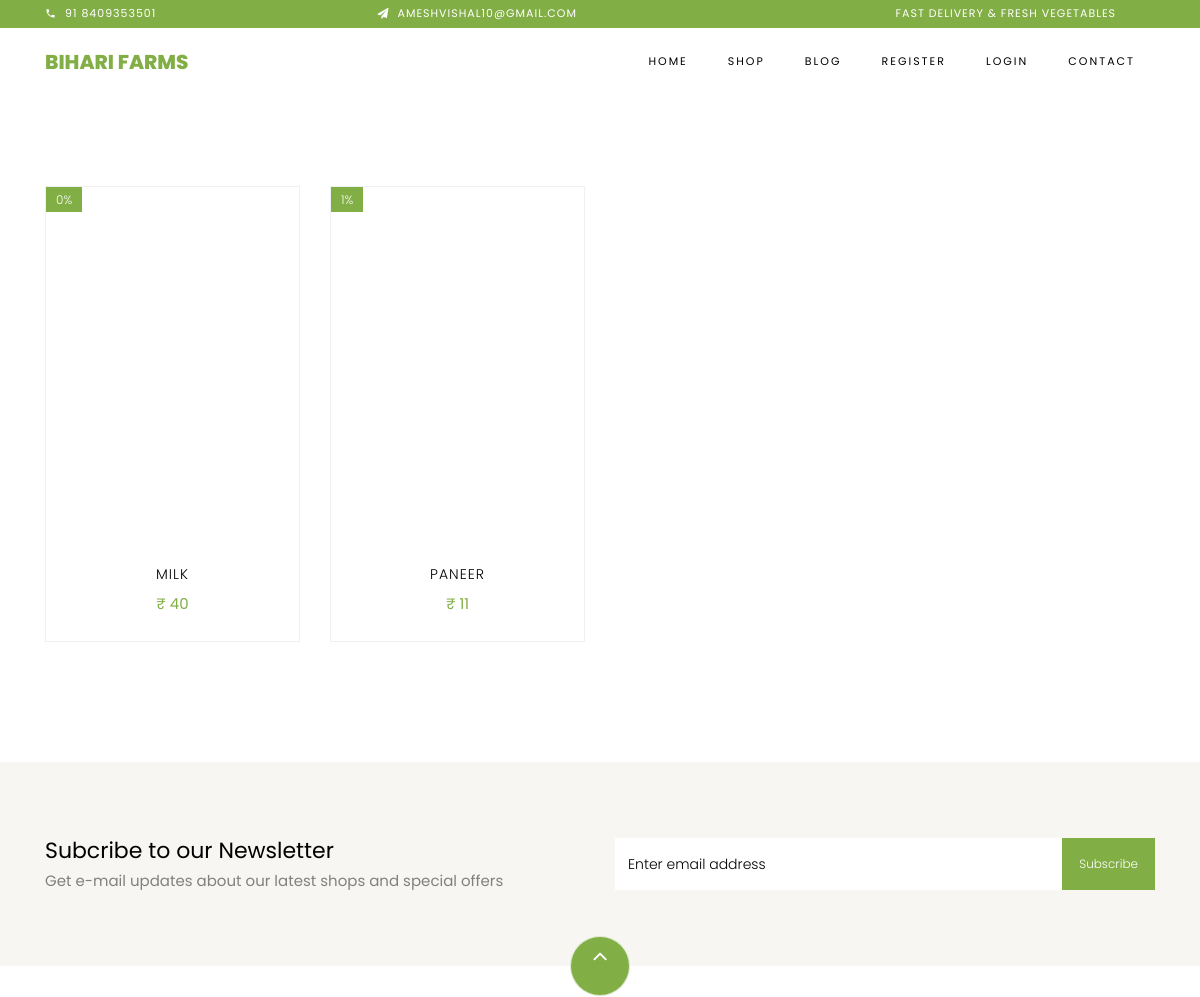
/shop/ (upper part), run on an earlier commit of the app's database.
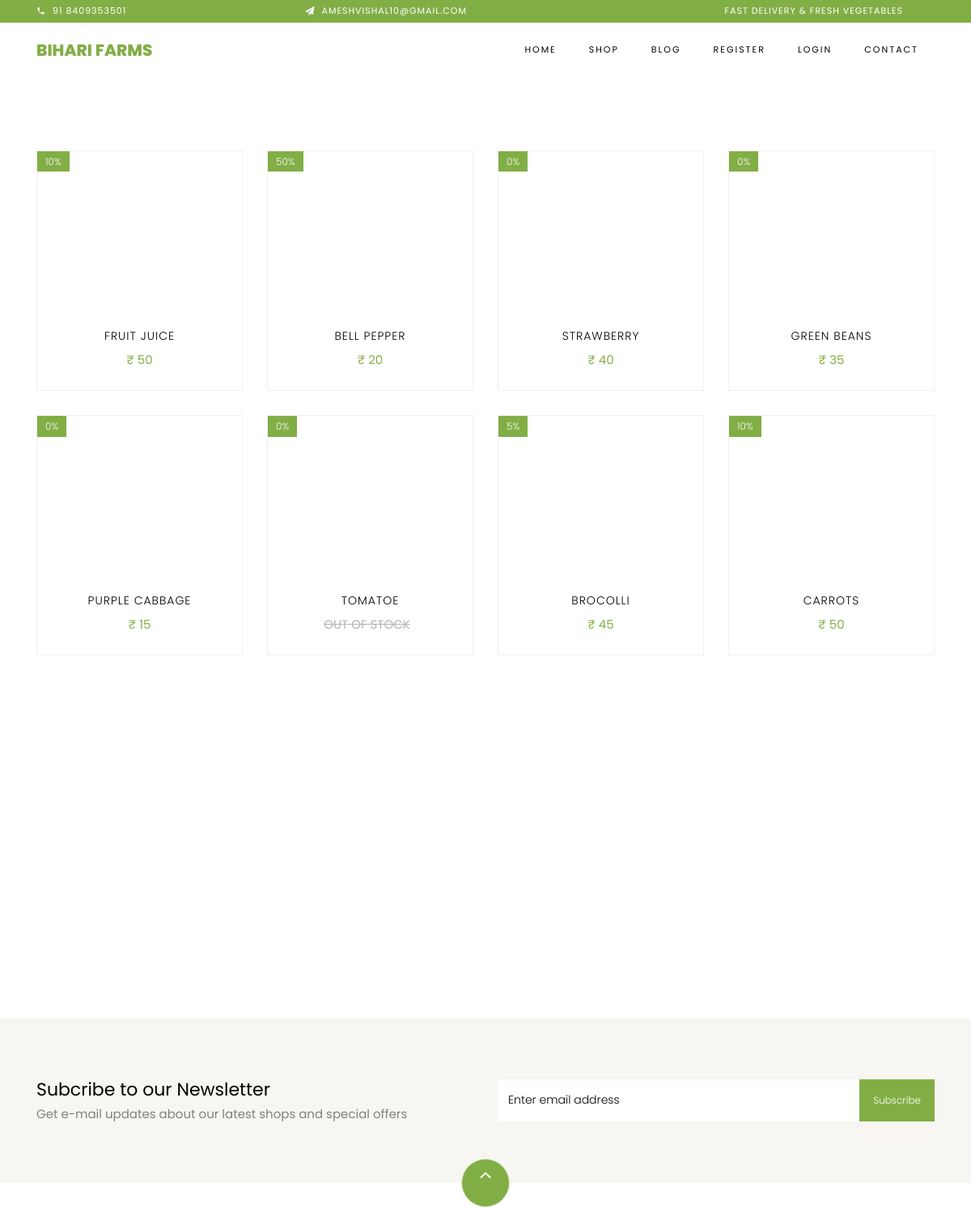
And on a later commit of the database.
### farmsite/models.py (models this page shows, shortened)
class Product(models.Model):
    productType = models.ForeignKey(ProductType,on_delete=models.CASCADE)
    name = models.CharField(max_length=100)
    image = models.ImageField(upload_to='Product Photo')
    weight = models.CharField(max_length=10)
    price = models.IntegerField()
    available = models.BooleanField()
    discount = models.IntegerField()
    discription = models.TextField()
    nutFacts = models.TextField()
    prime = models.BooleanField()

### farmsite/views.py (the view)
# urls.py: path('shop/',views.shop,name='shop'),
def shop(request):
    product = Product.objects.all()
    if request.user.is_authenticated:
        cartObject = cart.objects.filter(user=request.user).values("productID")
        item = len(cartObject)
        if item==1:
            if cartObject[0].get('productID') == None:
                item=0
    else:
        item=0
    return render(request,'farmsite/shop.html',{'products':product,'item':item})

### farmsite/templates/farmsite/shop.html (shortened to what this page needs)
{% extends 'farmsite/index.html'%}
{%load static%}
{%block content%}
  <section class="ftco-section">
      <div class="container">
          <div class="row">
              {%for product in products%}
              <div class="col-md-6 col-lg-3 ftco-animate">
                  <div class="product">
                      <a href="{%url 'product' product.id%}" class="img-prod"><img class="img-fluid" src="{{product.image.url}}" alt="Colorlib Template">
                          <span class="status">{{product.discount}}%</span>
                      </a>
                      <div class="text py-3 pb-4 px-3 text-center">
                          <h3><a href="#">{{product.name}}</a></h3>
                          <div class="d-flex">
                              {%if product.available%}
                                <div class="pricing">
                                    <p class="price"><span class="price-sale"> &#8377; {{product.price}}</span></p>
                                </div>
                              {%else%}
                                <div class="pricing">
                                    <p class="price"><span class="mr-2 price-dc">OUT OF STOCK</span></p>
                                </div>
                              {%endif%}
                          </div>
                      </div>
                  </div>
              </div>
              {%endfor%}
      </div>
  </section>
{%endblock content%}

### farmsite/templates/farmsite/index.html (shortened to what this page needs)
{% load static %}
<!DOCTYPE html>
<html lang="en">
  <head>
    <link rel="stylesheet" href="{% static 'farmsite/css/open-iconic-bootstrap.min.css' %}">
    <link rel="stylesheet" href="{% static 'farmsite/css/animate.css' %}">
    <link rel="stylesheet" href="{% static 'farmsite/css/owl.carousel.min.css' %}">
    <link rel="stylesheet" href="{% static 'farmsite/css/owl.theme.default.min.css' %}">
    <link rel="stylesheet" href="{% static 'farmsite/css/magnific-popup.css' %}">
    <link rel="stylesheet" href="{% static 'farmsite/css/aos.css' %}">
    <link rel="stylesheet" href="{% static 'farmsite/css/ionicons.min.css' %}">
    <link rel="stylesheet" href="{% static 'farmsite/css/bootstrap-datepicker.css' %}">
    <link rel="stylesheet" href="{% static 'farmsite/css/jquery.timepicker.css' %}">
    <link rel="stylesheet" href="{% static 'farmsite/css/flaticon.css' %}">
    <link rel="stylesheet" href="{% static 'farmsite/css/icomoon.css' %}">
    <link rel="stylesheet" href="{% static 'farmsite/css/style.css' %}">
  </head>
  <body class="goto-here">
		<div class="py-1 bg-primary">
    	<div class="container">
    		<div class="row no-gutters d-flex align-items-start align-items-center px-md-0">
	    		<div class="col-lg-12 d-block">
		    		<div class="row d-flex">
		    			<div class="col-md pr-4 d-flex topper align-items-center">
					    	<div class="icon mr-2 d-flex justify-content-center align-items-center"><span class="icon-phone2"></span></div>
						    <span class="text">91 8409353501</span>
					    </div>
					    <div class="col-md pr-4 d-flex topper align-items-center">
					    	<div class="icon mr-2 d-flex justify-content-center align-items-center"><span class="icon-paper-plane"></span></div>
						    <span class="text">ameshvishal10@gmail.com</span>
					    </div>
					    <div class="col-md-5 pr-4 d-flex topper align-items-center text-lg-right">
						    <span class="text">Fast Delivery &amp; Fresh Vegetables</span>
					    </div>
				    </div>
			    </div>
		    </div>
		  </div>
    </div>
    <nav class="navbar navbar-expand-lg navbar-dark ftco_navbar bg-dark ftco-navbar-light" id="ftco-navbar">
	    <div class="container">
	      <a class="navbar-brand" href="/">Bihari Farms</a>
	      <div class="collapse navbar-collapse" id="ftco-nav">
	        <ul class="navbar-nav ml-auto">
					<li class="nav-item active"><a href="/" class="nav-link">Home</a></li>
					<li class="nav-item active"><a href="/shop" class="nav-link">Shop</a></li>
	          		<li class="nav-item"><a href="/blog" class="nav-link">Blog</a></li>
            {%if user.is_authenticated%}
            <li class="nav-item"><a href="/wishlist" class="nav-link">Wishlist</a></li>
							<li class="nav-item cta cta-colored"><a href="/cart" class="nav-link"><span class="icon-shopping_cart"></span>[{{item}}]</a></li>
				  	  <li class="nav-item"><a href="/logout" class="nav-link">logout</a></li>
					  {%else%}
							<li class="nav-item"><a href="/register" class="nav-link">Register</a></li>
							<li class="nav-item"><a href="/login" class="nav-link">Login</a></li>
            {%endif%}
				  	<li class="nav-item"><a href="/contact" class="nav-link">Contact</a></li>
	        </ul>
	      </div>
	    </div>
	  </nav>
	{%block content%}
	{%endblock%}
		<section class="ftco-section ftco-no-pt ftco-no-pb py-5 bg-light">
      <div class="container py-4">
        <div class="row d-flex justify-content-center py-5">
          <div class="col-md-6">
          	<h2 style="font-size: 22px;" class="mb-0">Subcribe to our Newsletter</h2>
          	<span>Get e-mail updates about our latest shops and special offers</span>
          </div>
          <div class="col-md-6 d-flex align-items-center">
            <form action="/newsletter" method='POST' class="subscribe-form">
              <div class="form-group d-flex">
                <input name="email" type="text" class="form-control" placeholder="Enter email address">
                <input type="submit" value="Subscribe" class="submit px-3">
              </div>
            </form>
          </div>
        </div>
      </div>
    </section>
    <footer class="ftco-footer ftco-section">
      <div class="container">
      	<div class="row">
      		<div class="mouse">
						<a href="#" class="mouse-icon">
							<div class="mouse-wheel"><span class="ion-ios-arrow-up"></span></div>
						</a>
					</div>
      	</div>
      </div>
    </footer>
  </body>
</html>

### farmsite/static/farmsite/css/icomoon.css (style rules this page uses)
[class^="icon-"], [class*=" icon-"] { font-family: 'icomoon' !important; speak: none; font-style: normal; font-weight: normal; font-variant: normal; text-transform: none; line-height: 1; -webkit-font-smoothing: antialiased; -moz-osx-font-smoothing: grayscale; }
.icon-paper-plane:before { content: "\f1d8"; }
.icon-phone2:before { content: "\e0cd"; }

What changed in the data, as far as the page shows it:
removed Product: discount "0", name "MILK", price "40"
removed Product: discount "1", name "PANEER", price "11"
added Product: discount "10", name "FRUIT JUICE", price "50"
added Product: discount "50", name "BELL PEPPER", price "20"
added Product: discount "0", name "STRAWBERRY", price "40"
added Product: discount "0", name "GREEN BEANS", price "35"
added Product: discount "0", name "PURPLE CABBAGE", price "15"
added Product: discount "0", name "TOMATOE", available "OUT OF STOCK"
added Product: discount "5", name "BROCOLLI", price "45"
added Product: discount "10", name "CARROTS", price "50"
